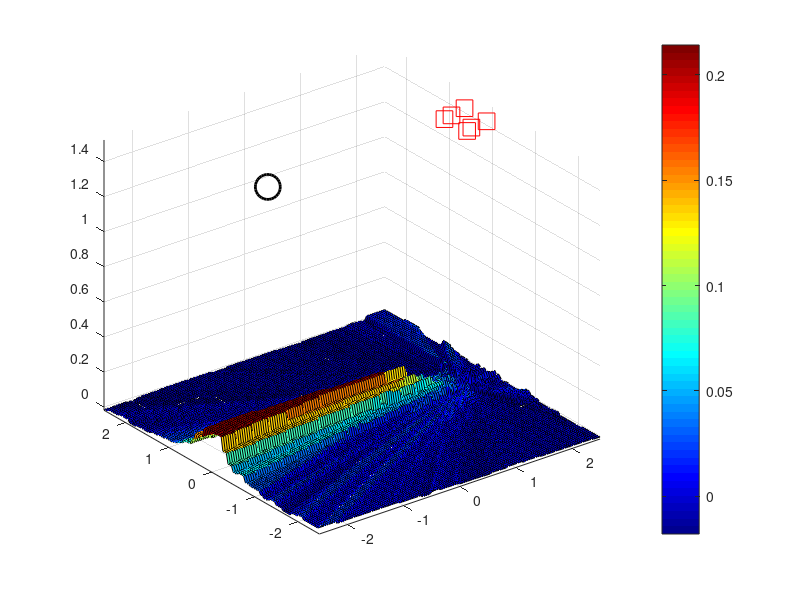

Recreate this plot in MATLAB. (Note: this script raises an error after producing the figure.)
% Michael Sikora <m.sikora@uky.edu>
% 2018.06.14

% Plots the series of images

clear;    
load('testdata.mat');

% Set common scale for plots
for aa = 1:vars.N
    maximums(aa) = max(im{aa}(:));
    minimums(aa) = min(im{aa}(:));
end
zmax = max(maximums);
zmin = min(minimums);

aa = 1; % for single image
for aa = 1:vars.N
%%%% Plot
figure(1);
h = surf(vars.gridax{1},vars.gridax{2}, im{aa});
peakVal = max(max(im{aa})); % Used to test convergence
colormap(jet); colorbar; axis('xy');
axis([vars.froom(1,1)-.25, vars.froom(1,2)+.25, vars.froom(2,1)-.25, vars.froom(2,2)+.25]);
hold on;
%  Mark actual target positions  
sourceplot = plot3(vars.sigpos(1,:),vars.sigpos(2,:),ones(vars.sigtot)*1.5,'ok', 'MarkerSize', 18,'LineWidth', 2);
%  Mark microphone positions
micplot = plot3(vars.mposplat{aa}(1,:),vars.mposplat{aa}(2,:),vars.mposplat{aa}(3,:),'sr','MarkerSize', 12);
axis('tight');

for iii = 1:localvars.value{2} % Label Platform numbers
    vars.platcenters{aa}(iii,:) = mjs_platform(iii).getCenter();
    platlabs{aa}(iii) = text(vars.platcenters{aa}(iii,1),vars.platcenters{aa}(iii,2)+0.5,vars.platcenters{aa}(iii,3), ['Pl', int2str(iii)], 'HorizontalAlignment', 'center');
end
for kn=1:length(vars.mposplat{aa}(1,:)) % Label microphones
    miclabs{kn} = text(vars.mposplat{aa}(1,kn),vars.mposplat{aa}(2,kn),vars.mposplat{aa}(3,kn), int2str(kn), 'HorizontalAlignment', 'center');
end

    % Draw Room walls
plot([vars.vn(1,:), vars.vn(1,1)],[vars.vn(2,:), vars.vn(2,1)],'k--')
% Label Plot
xlabel('Xaxis Meters')
ylabel('Yaxis Meters')
title({['SRP image (Mics at squares,'],[' Target in circle']} )   

vars.currentImageIndex = aa;
limits = axis;
caxis([zmin zmax]);
axis([limits(1:4),zmin, 1.8]);
view(2);

%%%% IMAGE ANALYSIS : PLOTS THE MAIN LOBE OUTLINE
[SNRdB,avgnoise,peakSourcePower,thresholdMeanPower] = imErrorAnalysis2(im{aa},vars.gridax,vars.sigpos,8);
table(SNRdB,avgnoise,peakSourcePower,thresholdMeanPower)
hold off

pause(1);
end